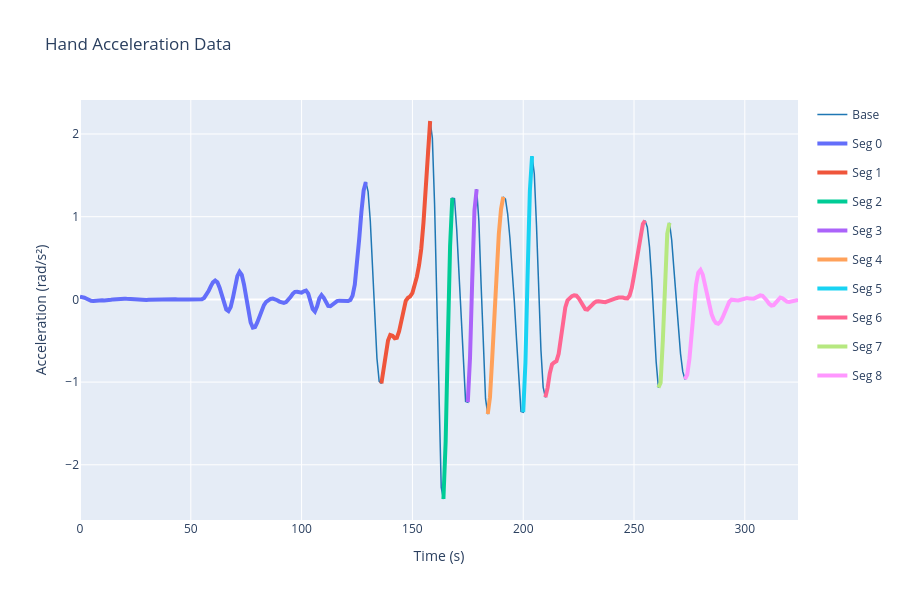

Notebook cell for this chart:
### Code cell
fig = go.Figure()

fig.add_trace(
    go.Scatter(
        x=acceleration_data["frame"],
        y=acceleration_data["acceleration"],
        mode="lines",
        line=dict(color="#1f77b4", width=1.5),
        name="Base",
        legendgroup="Base",
    )
)

colours = px.colors.qualitative.Plotly

for index, row in segment_data.iterrows():
    current_color = colours[index % len(colours)]

    segment_slice = acceleration_data[
        (acceleration_data["frame"] >= row["start"])
        & (acceleration_data["frame"] <= row["end"])
    ]

    if not segment_slice.empty:
        fig.add_trace(
            go.Scatter(
                x=segment_slice["frame"],
                y=segment_slice["acceleration"],
                mode="lines",
                line=dict(color=current_color, width=4),
                name=f"Seg {index}",
                legendgroup=f"Segment {index}",
                showlegend=True,
            )
        )

fig.update_layout(
    title_text="Hand Acceleration Data",
    height=600,
    showlegend=True,
    xaxis_title="Time (s)",
    yaxis_title="Acceleration (rad/s²)",
)

fig.show()

### Figure 1 — Plotly figure (JSON) as saved in the notebook; plotly's stock layout.template omitted (floating-point values rounded to 4 significant figures; data arrays with more than 128 entries replaced by an {"elided": "..."} marker saying what was removed)
{"data": [{"legendgroup": "Base", "line": {"color": "#1f77b4", "width": 1.5}, "mode": "lines", "name": "Base", "type": "scatter", "x": {"elided": "325 int values"}, "y": {"elided": "325 float values"}}, {"legendgroup": "Segment 0", "line": {"color": "#636EFA", "width": 4}, "mode": "lines", "name": "Seg 0", "showlegend": true, "type": "scatter", "x": {"elided": "130 int values"}, "y": {"elided": "130 float values"}}, {"legendgroup": "Segment 1", "line": {"color": "#EF553B", "width": 4}, "mode": "lines", "name": "Seg 1", "showlegend": true, "type": "scatter", "x": [136, 137, 138, 139, 140, 141, 142, 143, 144, 145, 146, 147, 148, 149, 150, 151, 152, 153, 154, 155, 156, 157, 158], "y": [-1.016, -0.8644, -0.6571, -0.497, -0.4294, -0.438, -0.4688, -0.4627, -0.3861, -0.2503, -0.1089, -0.01641, 0.01927, 0.03628, 0.07716, 0.1582, 0.2719, 0.4136, 0.6127, 0.9294, 1.387, 1.878, 2.157]}, {"legendgroup": "Segment 2", "line": {"color": "#00CC96", "width": 4}, "mode": "lines", "name": "Seg 2", "showlegend": true, "type": "scatter", "x": [164, 165, 166, 167, 168], "y": [-2.413, -1.718, -0.4968, 0.6406, 1.225]}, {"legendgroup": "Segment 3", "line": {"color": "#AB63FA", "width": 4}, "mode": "lines", "name": "Seg 3", "showlegend": true, "type": "scatter", "x": [175, 176, 177, 178, 179], "y": [-1.242, -0.7031, 0.24, 1.076, 1.333]}, {"legendgroup": "Segment 4", "line": {"color": "#FFA15A", "width": 4}, "mode": "lines", "name": "Seg 4", "showlegend": true, "type": "scatter", "x": [184, 185, 186, 187, 188, 189, 190, 191], "y": [-1.387, -1.185, -0.7174, -0.155, 0.3682, 0.7921, 1.092, 1.239]}, {"legendgroup": "Segment 5", "line": {"color": "#19D3F3", "width": 4}, "mode": "lines", "name": "Seg 5", "showlegend": true, "type": "scatter", "x": [200, 201, 202, 203, 204], "y": [-1.364, -0.7638, 0.3121, 1.308, 1.732]}, {"legendgroup": "Segment 6", "line": {"color": "#FF6692", "width": 4}, "mode": "lines", "name": "Seg 6", "showlegend": true, "type": "scatter", "x": [210, 211, 212, 213, 214, 215, 216, 217, 218, 219, 220, 221, 222, 223, 224, 225, 226, 227, 228, 229, 230, 231, 232, 233, 234, 235, 236, 237, 238, 239, 240, 241, 242, 243, 244, 245, 246, 247, 248, 249, 250, 251, 252, 253, 254, 255], "y": [-1.183, -1.069, -0.8938, -0.7859, -0.7617, -0.7467, -0.6575, -0.4756, -0.262, -0.0978, -0.01217, 0.0218, 0.03913, 0.05021, 0.0455, 0.01594, -0.03338, -0.08439, -0.1174, -0.1224, -0.1024, -0.07027, -0.04089, -0.02459, -0.02307, -0.03005, -0.03591, -0.03395, -0.02421, -0.01164, -0.0009071, 0.00721, 0.01456, 0.02168, 0.02565, 0.02229, 0.01283, 0.01189, 0.04674, 0.1395, 0.2867, 0.4628, 0.6399, 0.7968, 0.912, 0.9525]}, {"legendgroup": "Segment 7", "line": {"color": "#B6E880", "width": 4}, "mode": "lines", "name": "Seg 7", "showlegend": true, "type": "scatter", "x": [261, 262, 263, 264, 265, 266], "y": [-1.067, -1.008, -0.4987, 0.24, 0.7926, 0.9245]}, {"legendgroup": "Segment 8", "line": {"color": "#FF97FF", "width": 4}, "mode": "lines", "name": "Seg 8", "showlegend": true, "type": "scatter", "x": [273, 274, 275, 276, 277, 278, 279, 280, 281, 282, 283, 284, 285, 286, 287, 288, 289, 290, 291, 292, 293, 294, 295, 296, 297, 298, 299, 300, 301, 302, 303, 304, 305, 306, 307, 308, 309, 310, 311, 312, 313, 314, 315, 316, 317, 318, 319, 320, 321, 322, 323, 324], "y": [-0.9645, -0.912, -0.7197, -0.4187, -0.0863, 0.1792, 0.3247, 0.3563, 0.3003, 0.1862, 0.04903, -0.07822, -0.1779, -0.2467, -0.2859, -0.2944, -0.2707, -0.2182, -0.1482, -0.07858, -0.02739, -0.003591, -0.002454, -0.009976, -0.01281, -0.006017, 0.005992, 0.01479, 0.0153, 0.009801, 0.005588, 0.009043, 0.0213, 0.03752, 0.04845, 0.04424, 0.0207, -0.01644, -0.05357, -0.07499, -0.06861, -0.0353, 0.003777, 0.02168, 0.01196, -0.01003, -0.02687, -0.03131, -0.02592, -0.01735, -0.01064, -0.006895]}], "layout": {"height": 600, "showlegend": true, "title": {"text": "Hand Acceleration Data"}, "xaxis": {"title": {"text": "Time (s)"}}, "yaxis": {"title": {"text": "Acceleration (rad/s²)"}}}}
